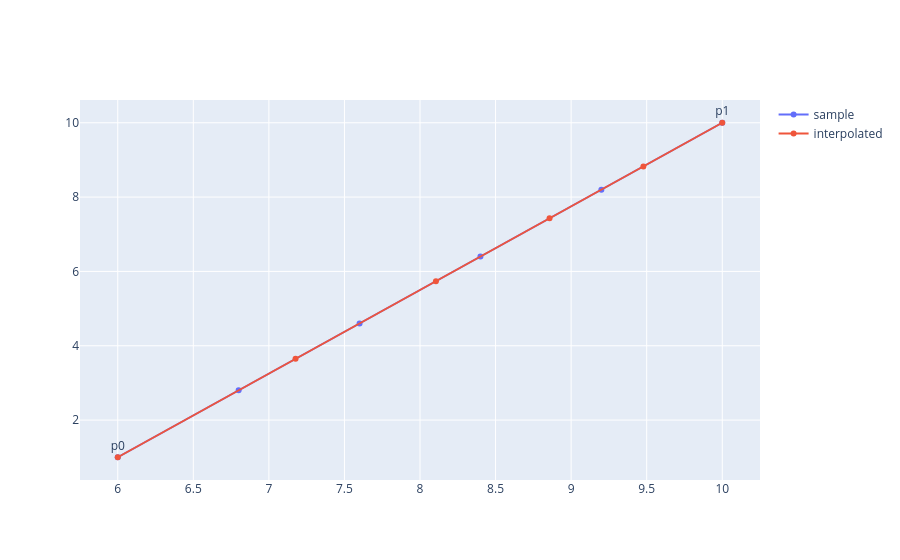

Write notebook code for a chart like this one.
### Markdown cell above
Para correguir la interpolación debemos considerar la proyección que hicimos
`y_s = y / x * focal_legth`
y aplicar la misma proyección a las coordenadas barycentricas.

**Ejercicio**: Siguiendo las notas del curso, calcula los valores de A0 y A1 para arreglar la interpolación

### Code cell
interpolated_points = []
for i in range(len(sample_points)):

    A0 = (1 - r[i]) 
    A1 = r[i] 
    s =  A0 + A1
    
    interpolated_pi = (A0 * p0 + A1 * p1)/s
    original_pi = sample_points[i]
    interpolated_points.append(interpolated_pi)
    print(f"i={i} interpolated={interpolated_pi} original={original_pi}")

interpolated_points = np.array(interpolated_points)
fig = go.Figure(data=[
    go.Scatter(x=sample_points[:,0], y=sample_points[:,1], name='sample',
               text=sample_points_text, textposition='top center',  mode='markers+lines+text'),
    go.Scatter(x=interpolated_points[:,0], y=interpolated_points[:,1], name='interpolated')
])

fig.show()

### Figure 1 — Plotly figure (JSON) as saved in the notebook; plotly's stock layout.template omitted (floating-point values rounded to 4 significant figures)
{"data": [{"mode": "markers+lines+text", "name": "sample", "text": ["p0", "", "", "", "", "p1"], "textposition": "top center", "type": "scatter", "x": [6.0, 6.8, 7.6, 8.4, 9.2, 10.0], "y": [1.0, 2.8, 4.6, 6.4, 8.2, 10.0]}, {"name": "interpolated", "type": "scatter", "x": [6.0, 7.176, 8.105, 8.857, 9.478, 10.0], "y": [1.0, 3.647, 5.737, 7.429, 8.826, 10.0]}], "layout": {}}
